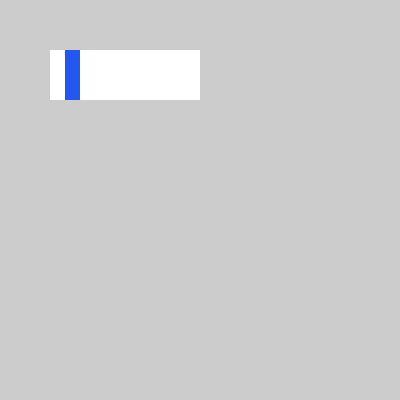
Frame 1 (no input)
Frame 60 (the mouse pressed at the canvas centre just before this capture): identical to frame 1, image omitted
Frame 120 (the mouse held since frame 60 and released just before this capture): identical to frame 1, image omitted

The Processing sketch that drew this single still picture (run headless with seeded random() and noise(); from frame 60 on, the mouse is pressed at the canvas centre):

// Processing sketch: slider
// ── slider.pde
class Slider {
  float x, y, breedte, hoogte;
  int positie, nPosities;
  
  Slider(float x, float y, float breedte, float hoogte, int positie, int nPosities) {
    this.x = x;
    this.y = y;
    this.breedte = breedte;
    this.hoogte = hoogte;
    this.positie = positie;
    this.nPosities = nPosities;
  }
  
  void tekenSlider() {
    float blokBreedte = breedte / nPosities;
    noStroke();
    fill(255);
    rect(x, y, breedte, hoogte);
    
    fill(#2257F0);
    rect(x + positie * blokBreedte, y, blokBreedte, hoogte);
  }
  
  int bepaalSliderPositie() {
    float blokBreedte = breedte / nPosities;
    
    if(mouseX < x) {
      return 0;
    } else if (mouseX >= breedte + x) {
      return nPosities - 1;
    } else {
      return floor((mouseX - x) / blokBreedte);
    }
  }
}

Slider slider = new Slider(50, 50, 150, 50, 1, 10);

void setup() {
  size(400, 400);
}

void draw() {
  clear();
  
  slider.tekenSlider();
}

void mouseClicked() {
  slider.bepaalSliderPositie();
}
